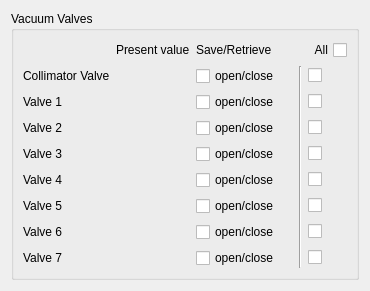
<?xml version="1.0" encoding="UTF-8"?>
<ui version="4.0">
 <class>vacuumValveSnapshot</class>
 <widget class="TaurusWidget" name="vacuumValveSnapshot">
  <property name="geometry">
   <rect>
    <x>0</x>
    <y>0</y>
    <width>370</width>
    <height>247</height>
   </rect>
  </property>
  <property name="windowTitle">
   <string>Form</string>
  </property>
  <layout class="QGridLayout" name="gridLayout">
   <item row="1" column="0">
    <widget class="TaurusGroupBox" name="vacuumValveGroup">
     <property name="title">
      <string>Vacuum Valves</string>
     </property>
     <layout class="QGridLayout" name="gridLayout_2">
      <item row="5" column="1">
       <widget class="TaurusLed" name="VaccumValve3Reading">
        <property name="minimumSize">
         <size>
          <width>15</width>
          <height>15</height>
         </size>
        </property>
        <property name="maximumSize">
         <size>
          <width>15</width>
          <height>15</height>
         </size>
        </property>
       </widget>
      </item>
      <item row="5" column="2" colspan="2">
       <widget class="QCheckBox" name="VaccumValve3Value">
        <property name="text">
         <string>open/close</string>
        </property>
       </widget>
      </item>
      <item row="6" column="5">
       <widget class="QCheckBox" name="VaccumValve4Check">
        <property name="text">
         <string/>
        </property>
       </widget>
      </item>
      <item row="7" column="0">
       <widget class="QLabel" name="VaccumValve5Label">
        <property name="text">
         <string>Valve 5</string>
        </property>
       </widget>
      </item>
      <item row="7" column="1">
       <widget class="TaurusLed" name="VaccumValve5Reading">
        <property name="minimumSize">
         <size>
          <width>15</width>
          <height>15</height>
         </size>
        </property>
        <property name="maximumSize">
         <size>
          <width>15</width>
          <height>15</height>
         </size>
        </property>
       </widget>
      </item>
      <item row="2" column="1">
       <widget class="TaurusLed" name="VaccumCollimatorValveReading">
        <property name="minimumSize">
         <size>
          <width>15</width>
          <height>15</height>
         </size>
        </property>
        <property name="maximumSize">
         <size>
          <width>15</width>
          <height>15</height>
         </size>
        </property>
       </widget>
      </item>
      <item row="3" column="1">
       <widget class="TaurusLed" name="VaccumValve1Reading">
        <property name="minimumSize">
         <size>
          <width>15</width>
          <height>15</height>
         </size>
        </property>
        <property name="maximumSize">
         <size>
          <width>15</width>
          <height>15</height>
         </size>
        </property>
       </widget>
      </item>
      <item row="3" column="2" colspan="2">
       <widget class="QCheckBox" name="VaccumValve1Value">
        <property name="text">
         <string>open/close</string>
        </property>
       </widget>
      </item>
      <item row="3" column="5">
       <widget class="QCheckBox" name="VaccumValve1Check">
        <property name="text">
         <string/>
        </property>
       </widget>
      </item>
      <item row="4" column="0">
       <widget class="QLabel" name="VaccumValve2Label">
        <property name="text">
         <string>Valve 2</string>
        </property>
       </widget>
      </item>
      <item row="8" column="2" colspan="2">
       <widget class="QCheckBox" name="VaccumValve6Value">
        <property name="text">
         <string>open/close</string>
        </property>
       </widget>
      </item>
      <item row="4" column="1">
       <widget class="TaurusLed" name="VaccumValve2Reading">
        <property name="minimumSize">
         <size>
          <width>15</width>
          <height>15</height>
         </size>
        </property>
        <property name="maximumSize">
         <size>
          <width>15</width>
          <height>15</height>
         </size>
        </property>
       </widget>
      </item>
      <item row="4" column="2" colspan="2">
       <widget class="QCheckBox" name="VaccumValve2Value">
        <property name="text">
         <string>open/close</string>
        </property>
       </widget>
      </item>
      <item row="2" column="2" colspan="2">
       <widget class="QCheckBox" name="VaccumCollimatorValveValue">
        <property name="text">
         <string>open/close</string>
        </property>
       </widget>
      </item>
      <item row="7" column="2" colspan="2">
       <widget class="QCheckBox" name="VaccumValve5Value">
        <property name="text">
         <string>open/close</string>
        </property>
       </widget>
      </item>
      <item row="7" column="5">
       <widget class="QCheckBox" name="VaccumValve5Check">
        <property name="text">
         <string/>
        </property>
       </widget>
      </item>
      <item row="4" column="5">
       <widget class="QCheckBox" name="VaccumValve2Check">
        <property name="text">
         <string/>
        </property>
       </widget>
      </item>
      <item row="5" column="0">
       <widget class="QLabel" name="VaccumValve3Label">
        <property name="text">
         <string>Valve 3</string>
        </property>
       </widget>
      </item>
      <item row="6" column="1">
       <widget class="TaurusLed" name="VaccumValve4Reading">
        <property name="minimumSize">
         <size>
          <width>15</width>
          <height>15</height>
         </size>
        </property>
        <property name="maximumSize">
         <size>
          <width>15</width>
          <height>15</height>
         </size>
        </property>
       </widget>
      </item>
      <item row="6" column="2" colspan="2">
       <widget class="QCheckBox" name="VaccumValve4Value">
        <property name="text">
         <string>open/close</string>
        </property>
       </widget>
      </item>
      <item row="2" column="5">
       <widget class="QCheckBox" name="VaccumCollimatorValveCheck">
        <property name="text">
         <string/>
        </property>
       </widget>
      </item>
      <item row="3" column="0">
       <widget class="QLabel" name="VaccumValve1Label">
        <property name="text">
         <string>Valve 1</string>
        </property>
       </widget>
      </item>
      <item row="9" column="1">
       <widget class="TaurusLed" name="VaccumValve7Reading">
        <property name="minimumSize">
         <size>
          <width>15</width>
          <height>15</height>
         </size>
        </property>
        <property name="maximumSize">
         <size>
          <width>15</width>
          <height>15</height>
         </size>
        </property>
       </widget>
      </item>
      <item row="9" column="2" colspan="2">
       <widget class="QCheckBox" name="VaccumValve7Value">
        <property name="text">
         <string>open/close</string>
        </property>
       </widget>
      </item>
      <item row="9" column="5">
       <widget class="QCheckBox" name="VaccumValve7Check">
        <property name="text">
         <string/>
        </property>
       </widget>
      </item>
      <item row="8" column="1">
       <widget class="TaurusLed" name="VaccumValve6Reading">
        <property name="minimumSize">
         <size>
          <width>15</width>
          <height>15</height>
         </size>
        </property>
        <property name="maximumSize">
         <size>
          <width>15</width>
          <height>15</height>
         </size>
        </property>
       </widget>
      </item>
      <item row="8" column="5">
       <widget class="QCheckBox" name="VaccumValve6Check">
        <property name="text">
         <string/>
        </property>
       </widget>
      </item>
      <item row="9" column="0">
       <widget class="QLabel" name="VaccumValve7Label">
        <property name="text">
         <string>Valve 7</string>
        </property>
       </widget>
      </item>
      <item row="8" column="0">
       <widget class="QLabel" name="VaccumValve6Label">
        <property name="text">
         <string>Valve 6</string>
        </property>
       </widget>
      </item>
      <item row="5" column="5">
       <widget class="QCheckBox" name="VaccumValve3Check">
        <property name="text">
         <string/>
        </property>
       </widget>
      </item>
      <item row="6" column="0">
       <widget class="QLabel" name="VaccumValve4Label">
        <property name="text">
         <string>Valve 4</string>
        </property>
       </widget>
      </item>
      <item row="2" column="0">
       <widget class="QLabel" name="VaccumCollimatorValveLabel">
        <property name="text">
         <string>Collimator Valve</string>
        </property>
       </widget>
      </item>
      <item row="10" column="1">
       <spacer name="verticalSpacer">
        <property name="orientation">
         <enum>Qt::Vertical</enum>
        </property>
        <property name="sizeHint" stdset="0">
         <size>
          <width>20</width>
          <height>40</height>
         </size>
        </property>
       </spacer>
      </item>
      <item row="1" column="1">
       <widget class="QLabel" name="PresentTitle">
        <property name="text">
         <string>Present value</string>
        </property>
       </widget>
      </item>
      <item row="1" column="2">
       <widget class="QLabel" name="SaveRetrieveTitle">
        <property name="text">
         <string>Save/Retrieve</string>
        </property>
       </widget>
      </item>
      <item row="2" column="4" rowspan="8">
       <widget class="Line" name="line">
        <property name="orientation">
         <enum>Qt::Vertical</enum>
        </property>
       </widget>
      </item>
      <item row="1" column="5">
       <widget class="QCheckBox" name="ToApplyTitle">
        <property name="layoutDirection">
         <enum>Qt::RightToLeft</enum>
        </property>
        <property name="text">
         <string>All</string>
        </property>
       </widget>
      </item>
     </layout>
    </widget>
   </item>
  </layout>
 </widget>
 <customwidgets>
  <customwidget>
   <class>TaurusWidget</class>
   <extends>QWidget</extends>
   <header>taurus.qt.qtgui.container</header>
   <container>1</container>
  </customwidget>
  <customwidget>
   <class>TaurusLed</class>
   <extends>QLed</extends>
   <header>taurus.qt.qtgui.display</header>
  </customwidget>
  <customwidget>
   <class>QLed</class>
   <extends>QPixmapWidget</extends>
   <header>taurus.qt.qtgui.display</header>
  </customwidget>
  <customwidget>
   <class>TaurusGroupBox</class>
   <extends>QGroupBox</extends>
   <header>taurus.qt.qtgui.container</header>
   <container>1</container>
  </customwidget>
  <customwidget>
   <class>QPixmapWidget</class>
   <extends>QWidget</extends>
   <header>taurus.qt.qtgui.display</header>
  </customwidget>
 </customwidgets>
 <resources/>
 <connections/>
</ui>
